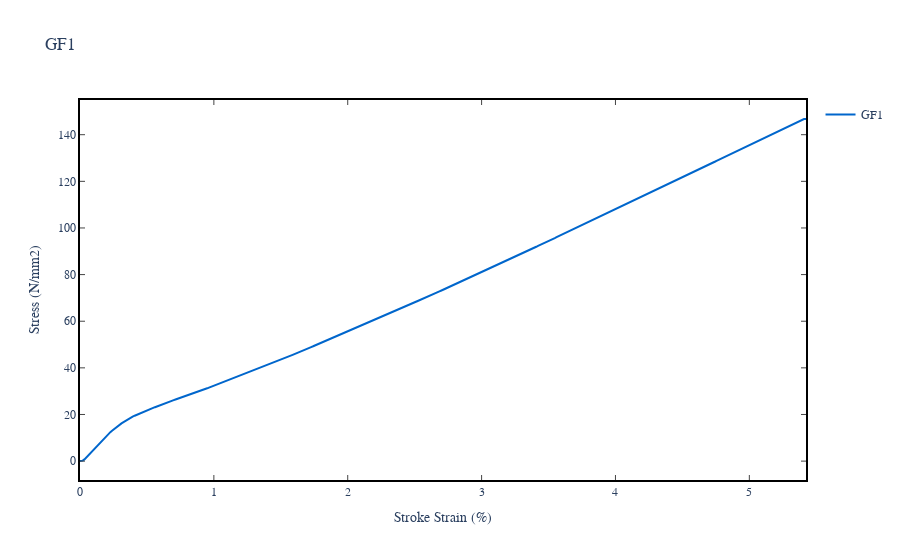
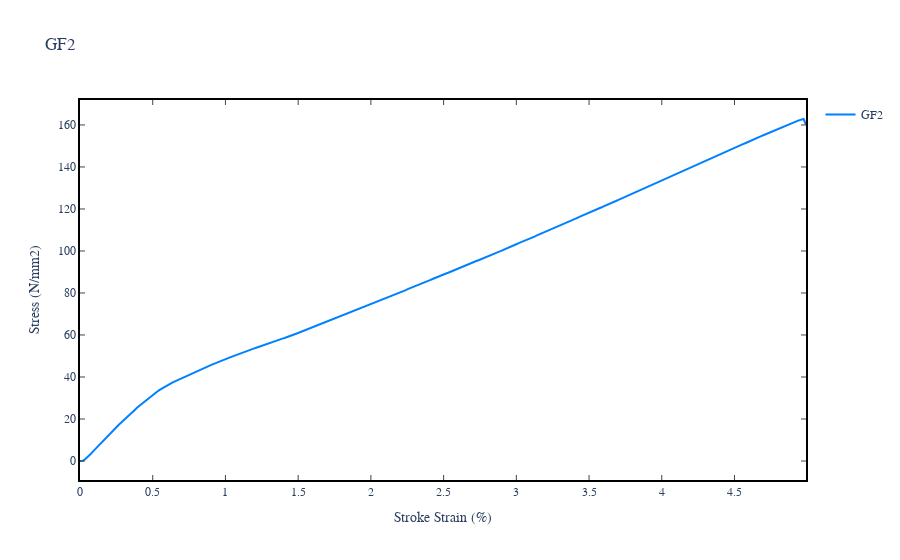
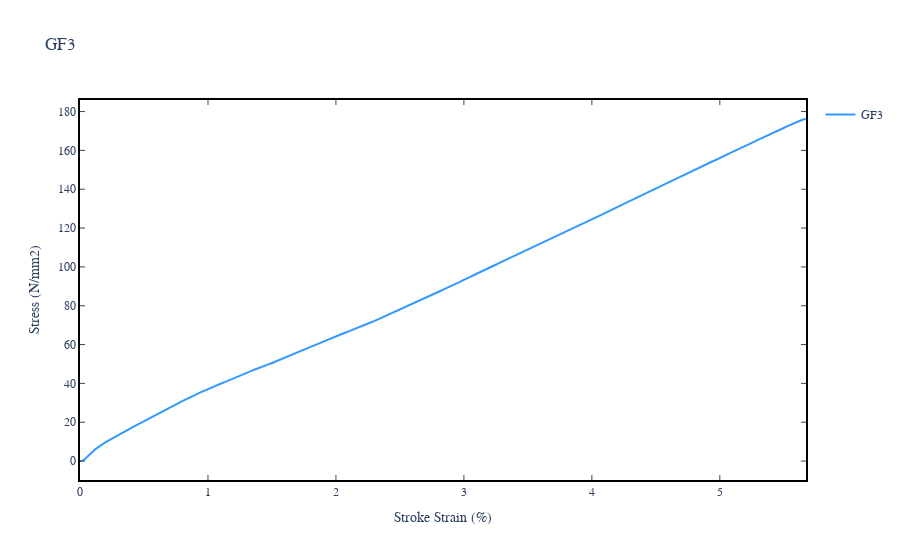
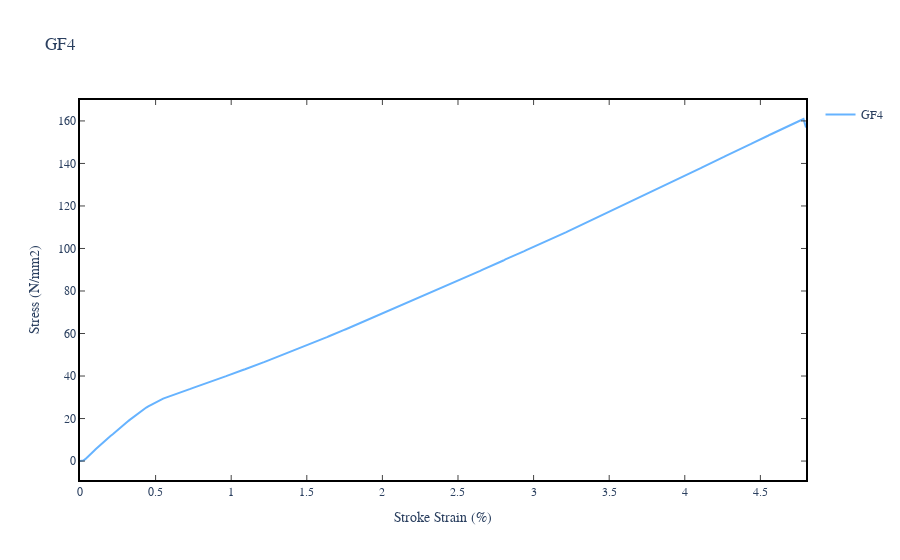

Write notebook code for charts like these, in order.
### Code cell
# format figures
files = ["CF1.csv","CF2.csv","CF3.csv","CF4.csv","CF5.csv"]
files2 = ["GF1.csv","GF2.csv","GF3.csv","GF4.csv","GF5.csv"]

# use this for combined graphs
# fig = go.Figure()

# for i in files:
for i in files2:
    # use this fig for indiv graphs
    fig = go.Figure()

    drawfig(i, fig)
    fig.update_layout(
    title = i[:-4],

    xaxis = dict(
        title = "Stroke Strain (%)",
        showline = True,
        linecolor = "black",
        linewidth = 2,
        mirror = "ticks",
        ticks = "inside",
        showticklabels = True),

    yaxis = dict(
        title = "Stress (N/mm2)",
        showline = True,
        linecolor = "black",
        linewidth = 2,
        mirror = "ticks",
        ticks = "inside",
        showticklabels = True
    ),

    plot_bgcolor = "white",

    font = dict(
        family = "Times New Roman"
        )
)
    fig.show()
    fig.write_image(i[:-4] + ".png")

# toggle for combined graphs
# fig.show()
# fig.write_image("allCF.png")

### Figure 1 — Plotly figure (JSON) as saved in the notebook; plotly's stock layout.template omitted (floating-point values rounded to 4 significant figures; data arrays with more than 128 entries replaced by an {"elided": "..."} marker saying what was removed)
{"data": [{"line": {"color": "#0066cc"}, "mode": "lines", "name": "GF1", "showlegend": true, "type": "scatter", "x": {"elided": "396 float values"}, "y": {"elided": "396 float values"}}], "layout": {"font": {"family": "Times New Roman"}, "plot_bgcolor": "white", "title": {"text": "GF1"}, "xaxis": {"linecolor": "black", "linewidth": 2, "mirror": "ticks", "showline": true, "showticklabels": true, "ticks": "inside", "title": {"text": "Stroke Strain (%)"}}, "yaxis": {"linecolor": "black", "linewidth": 2, "mirror": "ticks", "showline": true, "showticklabels": true, "ticks": "inside", "title": {"text": "Stress (N/mm2)"}}}}

### Figure 2 — Plotly figure (JSON) as saved in the notebook; plotly's stock layout.template omitted (floating-point values rounded to 4 significant figures; data arrays with more than 128 entries replaced by an {"elided": "..."} marker saying what was removed)
{"data": [{"line": {"color": "#0080ff"}, "mode": "lines", "name": "GF2", "showlegend": true, "type": "scatter", "x": {"elided": "364 float values"}, "y": {"elided": "364 float values"}}], "layout": {"font": {"family": "Times New Roman"}, "plot_bgcolor": "white", "title": {"text": "GF2"}, "xaxis": {"linecolor": "black", "linewidth": 2, "mirror": "ticks", "showline": true, "showticklabels": true, "ticks": "inside", "title": {"text": "Stroke Strain (%)"}}, "yaxis": {"linecolor": "black", "linewidth": 2, "mirror": "ticks", "showline": true, "showticklabels": true, "ticks": "inside", "title": {"text": "Stress (N/mm2)"}}}}

### Figure 3 — Plotly figure (JSON) as saved in the notebook; plotly's stock layout.template omitted (floating-point values rounded to 4 significant figures; data arrays with more than 128 entries replaced by an {"elided": "..."} marker saying what was removed)
{"data": [{"line": {"color": "#3399ff"}, "mode": "lines", "name": "GF3", "showlegend": true, "type": "scatter", "x": {"elided": "414 float values"}, "y": {"elided": "414 float values"}}], "layout": {"font": {"family": "Times New Roman"}, "plot_bgcolor": "white", "title": {"text": "GF3"}, "xaxis": {"linecolor": "black", "linewidth": 2, "mirror": "ticks", "showline": true, "showticklabels": true, "ticks": "inside", "title": {"text": "Stroke Strain (%)"}}, "yaxis": {"linecolor": "black", "linewidth": 2, "mirror": "ticks", "showline": true, "showticklabels": true, "ticks": "inside", "title": {"text": "Stress (N/mm2)"}}}}

### Figure 4 — Plotly figure (JSON) as saved in the notebook; plotly's stock layout.template omitted (floating-point values rounded to 4 significant figures; data arrays with more than 128 entries replaced by an {"elided": "..."} marker saying what was removed)
{"data": [{"line": {"color": "#66b3ff"}, "mode": "lines", "name": "GF4", "showlegend": true, "type": "scatter", "x": {"elided": "351 float values"}, "y": {"elided": "351 float values"}}], "layout": {"font": {"family": "Times New Roman"}, "plot_bgcolor": "white", "title": {"text": "GF4"}, "xaxis": {"linecolor": "black", "linewidth": 2, "mirror": "ticks", "showline": true, "showticklabels": true, "ticks": "inside", "title": {"text": "Stroke Strain (%)"}}, "yaxis": {"linecolor": "black", "linewidth": 2, "mirror": "ticks", "showline": true, "showticklabels": true, "ticks": "inside", "title": {"text": "Stress (N/mm2)"}}}}
